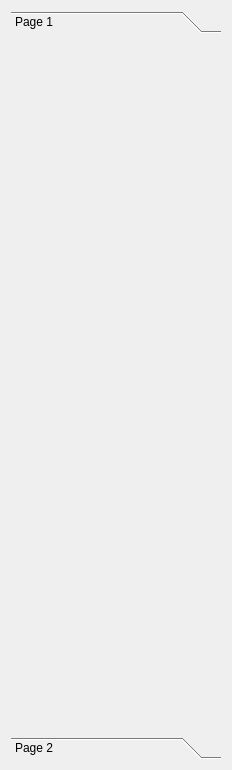
<?xml version="1.0" encoding="UTF-8"?>
<ui version="4.0">
 <class>WiseChat</class>
 <widget class="QWidget" name="WiseChat">
  <property name="geometry">
   <rect>
    <x>0</x>
    <y>0</y>
    <width>232</width>
    <height>770</height>
   </rect>
  </property>
  <property name="windowTitle">
   <string>WiseChat</string>
  </property>
  <layout class="QVBoxLayout" name="verticalLayout">
   <item>
    <widget class="QToolBox" name="tbShow">
     <property name="currentIndex">
      <number>0</number>
     </property>
     <widget class="QWidget" name="page">
      <property name="geometry">
       <rect>
        <x>0</x>
        <y>0</y>
        <width>214</width>
        <height>700</height>
       </rect>
      </property>
      <attribute name="label">
       <string>Page 1</string>
      </attribute>
     </widget>
     <widget class="QWidget" name="page_2">
      <property name="geometry">
       <rect>
        <x>0</x>
        <y>0</y>
        <width>214</width>
        <height>700</height>
       </rect>
      </property>
      <attribute name="label">
       <string>Page 2</string>
      </attribute>
     </widget>
    </widget>
   </item>
  </layout>
 </widget>
 <resources/>
 <connections/>
</ui>
